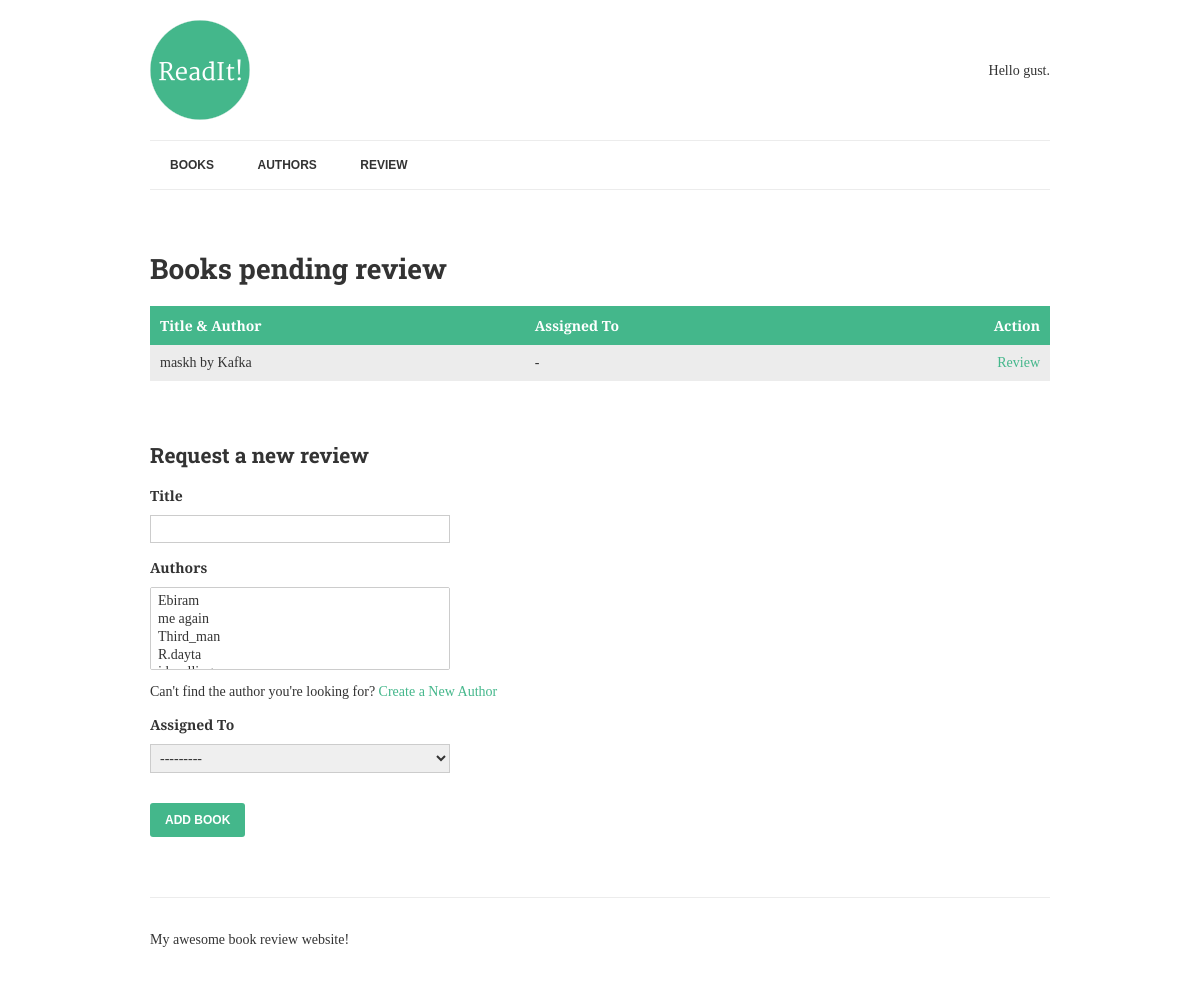
The page /review/ on the database as committed earlier.
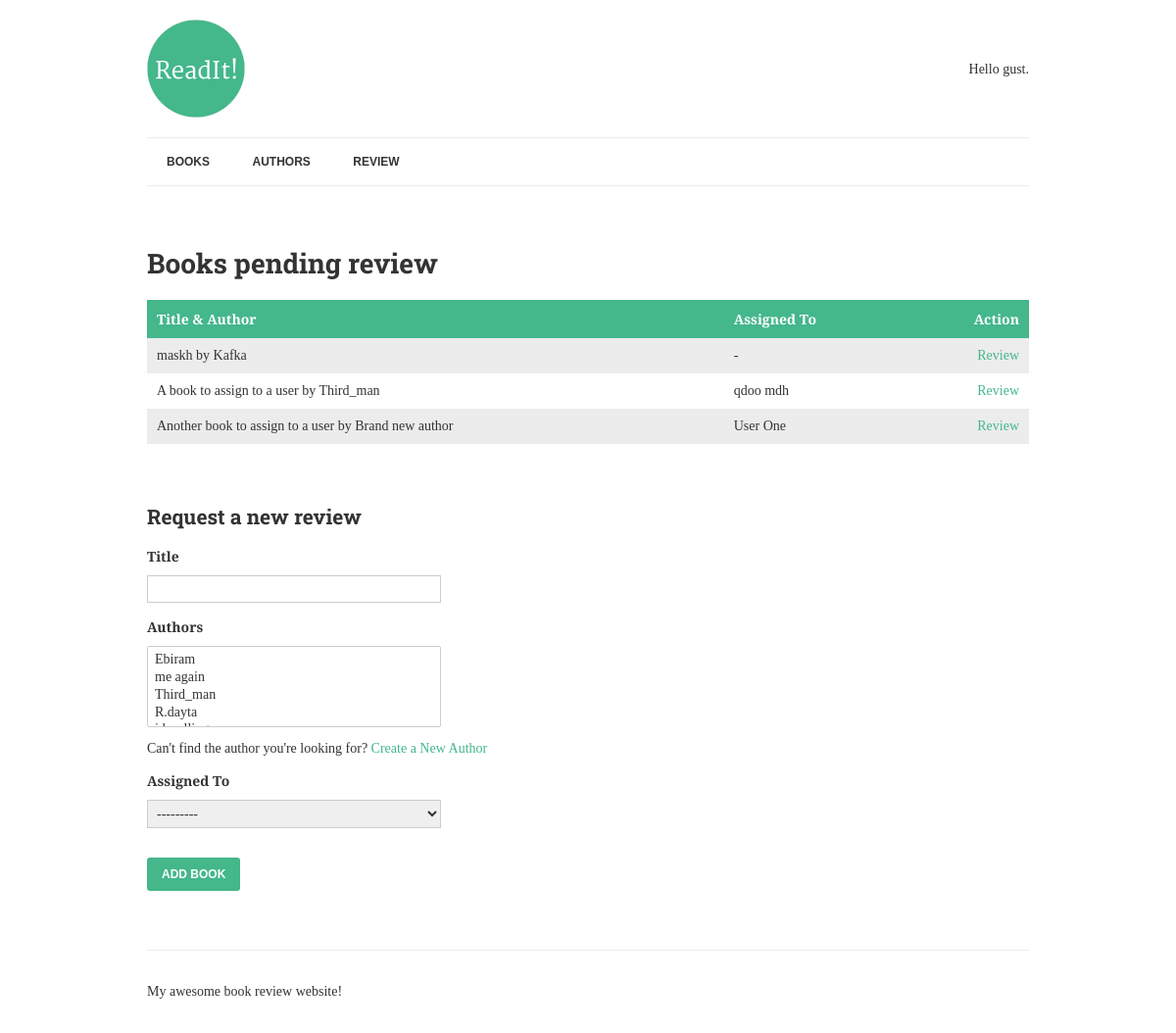
The same page on the database as committed later.
### books/models.py (models this page shows, shortened)
class Book(models.Model): #now we need the quality that books might have
	title = models.CharField(max_length=150) #this going to be stored as a string we must set maximum lenght to store
	authors = models.ManyToManyField("Author",related_name="books")
	review = models.TextField(blank = True, null=True)
	reviewed_by = models.ForeignKey(User,blank=True, null=True,related_name='review',on_delete=models.PROTECT)
	date_reviewd = models.DateTimeField(blank = True, null=True)#it is stored as a date_time object *
	is_favourite = models.BooleanField(default=False,verbose_name="Favourite?")
	def list_authors(self):
		return "-".join([author.name for author in self.authors.all()])

class Author(models.Model):
	name = models.CharField(max_length=70,help_text=' Use pen name,not Real name',
							 unique=True)
	def __str__(self):
		return self.name

### books/views.py (the view, shortened to what this page needs)
# urls.py: path('review/', ReviewList.as_view(), name='review-books'),
class ReviewList(View):
    def get(self, request):
        books = Book.objects.filter(date_reviewd__isnull=True).prefetch_related('authors')
        context = {
            'books': books,
            'form': BookForm,
        }
        return render(request, "list-to-review.html", context)

### books/templates/list-to-review.html (shortened to what this page needs)
{% extends "base.html" %}
{% block content %}
	<h1>Books pending review</h1>
	{% if books %}
		<table>
			<thead>
				<th>Title &amp; Author</th>
				<th> Assigned To </th>
				<th class="align-right">Action</th>
			</thead>
			<tbody>
				{% for book in books %}
					<tr>
						<td class="title">
							{{ book.title }} by {{ book.list_authors }}
						</td>
						<td >
						{% if book.reviewed_by == request.user  %}
							<span class="highlight">Me</span>
						{% elif book.reviewed_by %}
							{{book.reviewed_by.get_full_name|default:book.reviewed_by.username}}
						{% else %}
							-
						{% endif %}
						</td>
						<td class="align-right">
							<a href="{% url 'review-book' book.pk %}">Review</a>
						</td>
					</tr>
				{% endfor %}
			</tbody>
		</table>
	{% else %}
		<p>There are no books waiting to be reviewed.  Good job!</p>
	{% endif %}
	<h2>Request a new review</h2>
	<form method="post">
		<label>{{ form.title.label }}</label>
		{{ form.title }}
		<label>{{ form.authors.label }}</label>
		{{ form.authors }}
		<p>Can't find the author you're looking for? <a href="{% url 'add-author' %}">Create a New Author</a></p>
		<label>Assigned To </label>
		{{ form.reviewed_by }}
		<input type="submit" value="Add Book">
	</form>
{% endblock %}

### web_test/template/base.html (shortened to what this page needs)
{% load static %}
<!doctype html>
<html>
	<head>
		<link rel="stylesheet" href="{% static 'css/normalize.css'%}">
		<link rel="stylesheet" href="{% static 'css/style.css'%}">
	</head>
	<body>
		<div class="container">
			<header>
				<img src="{% static 'img/logo.png'%}" alt="Web_test!" class="logo"/>
				<div class="welcome">
					{% if request.user.is_authenticated %}
						<p>hello <b>{{ request.user.username|title }} </b> , You last logged in {{ request.user.last_login|date:"D d M Y" }}</p>
					{% else %}
						<p>Hello gust.</p>
					{% endif %}
				</div>
			</header>
			 <nav>
				<a href="{% url 'books'  %}"> books </a>
				<a href="{% url 'authors'  %}"> authors </a>
				<a href="{% url 'review-books'  %}"> review </a>
			</nav>
			<main>
                {% block content %}{% endblock %}
			</main>
			<footer>
				<p>My awesome book review website! </p>
			</footer>
		</div>
	</body>
</html>

### web_test/static/css/style.css (style rules this page uses)
.align-right { text-align: right; }
.container { width: 900px; max-width: 90%; margin: 0 auto; padding: 0; }
header { border-bottom: 1px solid #ececec; padding: 20px 0; display: table; width: 100%; }
footer { border-top: 1px solid #ececec; padding: 20px 0; margin-top: 60px; }
.logo { padding-right: 20px; display: table-cell; }
.welcome { display: table-cell; vertical-align: middle; text-align: right; line-height: 1.5; }
nav { clear: both; border-bottom: 1px solid #ececec; margin-bottom: 60px; }
nav a { font-size: 12px; font-weight: bold; line-height: 18px; padding: 15px 20px; display: inline-block; text-transform: uppercase; font-family: Arial, serif; color: #333; }
body { font-family: 'Merriweather', serif; color: #333; font-size: 14px; }
h1, h2, h3, h4, h5, h6 { font-family: 'Roboto Slab', serif; }
a { color: #44B78B; text-decoration: none; }
table { width: 100%; margin-bottom: 60px; }
table td, th { padding: 10px; text-align: left; }
th { background-color: #44B78B; color: #fff; }
table tr:nth-child(odd) { background-color: #ececec; }
label { display: block; font-weight: bold; margin: 15px 0 10px 0; }
input[type="submit"] { margin-top: 20px; border: 0; background-color: #44B78B; color: #fff; padding: 10px 15px; border-radius: 3px; text-transform: uppercase; font-family: arial, sans-serif; font-size: 12px; font-weight: bold; }
input[type="text"], input[type="password"], select, textarea { border: 1px solid #ccc; padding: 5px; display: block; width: 300px; box-sizing: border-box; margin-bottom: 10px; max-width: 100%; }

Rows that differ between the two databases and show on the page:
added Book: title "A book to assign to a user", list_authors "Third_man", reviewed_by.get_full_name "qdoo mdh"
added Book: title "Another book to assign to a user", list_authors "Brand new author", reviewed_by.get_full_name "User One"
